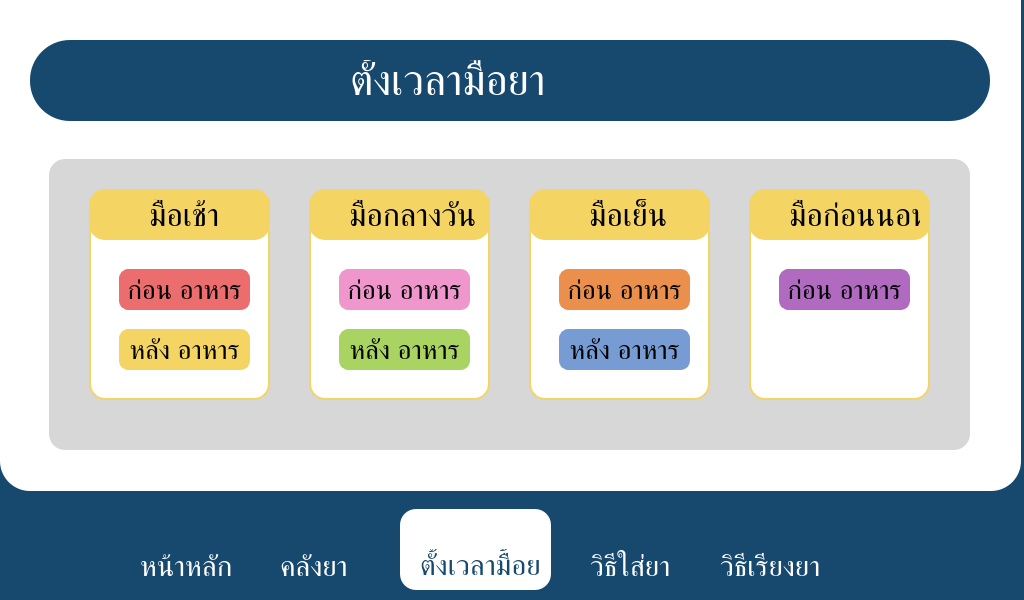
<?xml version="1.0" encoding="UTF-8"?>
<ui version="4.0">
 <class>select_time</class>
 <widget class="QMainWindow" name="select_time">
  <property name="geometry">
   <rect>
    <x>0</x>
    <y>0</y>
    <width>1024</width>
    <height>600</height>
   </rect>
  </property>
  <property name="windowTitle">
   <string>ตั้งเวลามื้อยา</string>
  </property>
  <property name="styleSheet">
   <string notr="true">background-color: rgb(23, 73, 110);</string>
  </property>
  <widget class="QWidget" name="centralwidget">
   <widget class="QFrame" name="frame">
    <property name="geometry">
     <rect>
      <x>0</x>
      <y>-60</y>
      <width>1021</width>
      <height>551</height>
     </rect>
    </property>
    <property name="styleSheet">
     <string notr="true">
border-radius: 30px;
background-color: rgb(255, 255, 255);</string>
    </property>
    <property name="frameShape">
     <enum>QFrame::StyledPanel</enum>
    </property>
    <property name="frameShadow">
     <enum>QFrame::Raised</enum>
    </property>
    <widget class="QFrame" name="frame_2">
     <property name="geometry">
      <rect>
       <x>30</x>
       <y>100</y>
       <width>960</width>
       <height>81</height>
      </rect>
     </property>
     <property name="styleSheet">
      <string notr="true">
border-radius: 40px;
background-color: rgb(23, 73, 110);</string>
     </property>
     <property name="frameShape">
      <enum>QFrame::StyledPanel</enum>
     </property>
     <property name="frameShadow">
      <enum>QFrame::Raised</enum>
     </property>
     <widget class="QLabel" name="label">
      <property name="geometry">
       <rect>
        <x>320</x>
        <y>20</y>
        <width>201</width>
        <height>41</height>
       </rect>
      </property>
      <property name="font">
       <font>
        <pointsize>32</pointsize>
       </font>
      </property>
      <property name="styleSheet">
       <string notr="true">color: rgb(255, 255, 255);</string>
      </property>
      <property name="text">
       <string>ตั้งเวลามื้อยา</string>
      </property>
     </widget>
    </widget>
    <widget class="QFrame" name="frame_3">
     <property name="geometry">
      <rect>
       <x>49</x>
       <y>219</y>
       <width>921</width>
       <height>291</height>
      </rect>
     </property>
     <property name="styleSheet">
      <string notr="true">
border-radius: 16px;
background-color: rgb(215, 215, 215);</string>
     </property>
     <property name="frameShape">
      <enum>QFrame::StyledPanel</enum>
     </property>
     <property name="frameShadow">
      <enum>QFrame::Raised</enum>
     </property>
     <widget class="QFrame" name="frame_4">
      <property name="geometry">
       <rect>
        <x>40</x>
        <y>60</y>
        <width>181</width>
        <height>181</height>
       </rect>
      </property>
      <property name="styleSheet">
       <string notr="true">border: 2px solid rgb(244, 212, 99);
border-radius: 16px;
background-color: rgb(255, 255, 255);</string>
      </property>
      <property name="frameShape">
       <enum>QFrame::StyledPanel</enum>
      </property>
      <property name="frameShadow">
       <enum>QFrame::Raised</enum>
      </property>
      <widget class="QPushButton" name="bb_pushButton">
       <property name="geometry">
        <rect>
         <x>30</x>
         <y>50</y>
         <width>131</width>
         <height>41</height>
        </rect>
       </property>
       <property name="font">
        <font>
         <pointsize>20</pointsize>
        </font>
       </property>
       <property name="styleSheet">
        <string notr="true">border: 1px solid rgb(235, 109, 109);
border-radius: 9px;
background-color: rgb(235, 109, 109);
</string>
       </property>
       <property name="text">
        <string>ก่อน อาหาร</string>
       </property>
      </widget>
      <widget class="QPushButton" name="ab_pushButton">
       <property name="geometry">
        <rect>
         <x>30</x>
         <y>110</y>
         <width>131</width>
         <height>41</height>
        </rect>
       </property>
       <property name="font">
        <font>
         <pointsize>20</pointsize>
        </font>
       </property>
       <property name="styleSheet">
        <string notr="true">border: 1px solid rgb(244, 212, 99);
border-radius: 9px;
background-color: rgb(244, 212, 99);</string>
       </property>
       <property name="text">
        <string>หลัง อาหาร</string>
       </property>
      </widget>
     </widget>
     <widget class="QFrame" name="frame_5">
      <property name="geometry">
       <rect>
        <x>40</x>
        <y>30</y>
        <width>181</width>
        <height>51</height>
       </rect>
      </property>
      <property name="styleSheet">
       <string notr="true">
border-radius: 16px;
background-color: rgb(244, 212, 99);</string>
      </property>
      <property name="frameShape">
       <enum>QFrame::StyledPanel</enum>
      </property>
      <property name="frameShadow">
       <enum>QFrame::Raised</enum>
      </property>
      <widget class="QLabel" name="label_2">
       <property name="geometry">
        <rect>
         <x>60</x>
         <y>10</y>
         <width>91</width>
         <height>31</height>
        </rect>
       </property>
       <property name="font">
        <font>
         <pointsize>24</pointsize>
        </font>
       </property>
       <property name="text">
        <string>มื้อเช้า</string>
       </property>
      </widget>
     </widget>
     <widget class="QFrame" name="frame_6">
      <property name="geometry">
       <rect>
        <x>260</x>
        <y>60</y>
        <width>181</width>
        <height>181</height>
       </rect>
      </property>
      <property name="styleSheet">
       <string notr="true">border: 2px solid rgb(244, 212, 99);
border-radius: 16px;
background-color: rgb(255, 255, 255);</string>
      </property>
      <property name="frameShape">
       <enum>QFrame::StyledPanel</enum>
      </property>
      <property name="frameShadow">
       <enum>QFrame::Raised</enum>
      </property>
      <widget class="QPushButton" name="bl_pushButton">
       <property name="geometry">
        <rect>
         <x>30</x>
         <y>50</y>
         <width>131</width>
         <height>41</height>
        </rect>
       </property>
       <property name="font">
        <font>
         <pointsize>20</pointsize>
        </font>
       </property>
       <property name="styleSheet">
        <string notr="true">border: 1px solid rgb(239, 151, 204);
border-radius: 9px;
background-color: rgb(239, 151, 204);</string>
       </property>
       <property name="text">
        <string>ก่อน อาหาร</string>
       </property>
      </widget>
      <widget class="QPushButton" name="al_pushButton">
       <property name="geometry">
        <rect>
         <x>30</x>
         <y>110</y>
         <width>131</width>
         <height>41</height>
        </rect>
       </property>
       <property name="font">
        <font>
         <pointsize>20</pointsize>
        </font>
       </property>
       <property name="styleSheet">
        <string notr="true">border: 1px solid rgb(169, 212, 98);
border-radius: 9px;
background-color: rgb(169, 212, 98);</string>
       </property>
       <property name="text">
        <string>หลัง อาหาร</string>
       </property>
      </widget>
     </widget>
     <widget class="QFrame" name="frame_7">
      <property name="geometry">
       <rect>
        <x>260</x>
        <y>30</y>
        <width>181</width>
        <height>51</height>
       </rect>
      </property>
      <property name="styleSheet">
       <string notr="true">
border-radius: 16px;
background-color: rgb(244, 212, 99);</string>
      </property>
      <property name="frameShape">
       <enum>QFrame::StyledPanel</enum>
      </property>
      <property name="frameShadow">
       <enum>QFrame::Raised</enum>
      </property>
      <widget class="QLabel" name="label_4">
       <property name="geometry">
        <rect>
         <x>40</x>
         <y>10</y>
         <width>141</width>
         <height>31</height>
        </rect>
       </property>
       <property name="font">
        <font>
         <pointsize>24</pointsize>
        </font>
       </property>
       <property name="text">
        <string>มื้อกลางวัน</string>
       </property>
      </widget>
     </widget>
     <widget class="QFrame" name="frame_8">
      <property name="geometry">
       <rect>
        <x>480</x>
        <y>60</y>
        <width>181</width>
        <height>181</height>
       </rect>
      </property>
      <property name="styleSheet">
       <string notr="true">border: 2px solid rgb(244, 212, 99);
border-radius: 16px;
background-color: rgb(255, 255, 255);</string>
      </property>
      <property name="frameShape">
       <enum>QFrame::StyledPanel</enum>
      </property>
      <property name="frameShadow">
       <enum>QFrame::Raised</enum>
      </property>
      <widget class="QPushButton" name="bd_pushButton">
       <property name="geometry">
        <rect>
         <x>30</x>
         <y>50</y>
         <width>131</width>
         <height>41</height>
        </rect>
       </property>
       <property name="font">
        <font>
         <pointsize>20</pointsize>
        </font>
       </property>
       <property name="styleSheet">
        <string notr="true">border: 1px solid rgb(235, 143, 76);
background-color: rgb(235, 143, 76);
border-radius: 9px;

</string>
       </property>
       <property name="text">
        <string>ก่อน อาหาร</string>
       </property>
      </widget>
      <widget class="QPushButton" name="ad_pushButton">
       <property name="geometry">
        <rect>
         <x>30</x>
         <y>110</y>
         <width>131</width>
         <height>41</height>
        </rect>
       </property>
       <property name="font">
        <font>
         <pointsize>20</pointsize>
        </font>
       </property>
       <property name="styleSheet">
        <string notr="true">border: 1px solid rgb(119, 156, 212);
background-color: rgb(119, 156, 212);
border-radius: 9px;
</string>
       </property>
       <property name="text">
        <string>หลัง อาหาร</string>
       </property>
      </widget>
     </widget>
     <widget class="QFrame" name="frame_9">
      <property name="geometry">
       <rect>
        <x>480</x>
        <y>30</y>
        <width>181</width>
        <height>51</height>
       </rect>
      </property>
      <property name="styleSheet">
       <string notr="true">
border-radius: 16px;
background-color: rgb(244, 212, 99);</string>
      </property>
      <property name="frameShape">
       <enum>QFrame::StyledPanel</enum>
      </property>
      <property name="frameShadow">
       <enum>QFrame::Raised</enum>
      </property>
      <widget class="QLabel" name="label_5">
       <property name="geometry">
        <rect>
         <x>60</x>
         <y>10</y>
         <width>91</width>
         <height>31</height>
        </rect>
       </property>
       <property name="font">
        <font>
         <pointsize>24</pointsize>
        </font>
       </property>
       <property name="text">
        <string>มื้อเย็น</string>
       </property>
      </widget>
     </widget>
     <widget class="QFrame" name="frame_10">
      <property name="geometry">
       <rect>
        <x>700</x>
        <y>60</y>
        <width>181</width>
        <height>181</height>
       </rect>
      </property>
      <property name="styleSheet">
       <string notr="true">border: 2px solid rgb(244, 212, 99);
border-radius: 16px;
background-color: rgb(255, 255, 255);</string>
      </property>
      <property name="frameShape">
       <enum>QFrame::StyledPanel</enum>
      </property>
      <property name="frameShadow">
       <enum>QFrame::Raised</enum>
      </property>
      <widget class="QPushButton" name="bbed_pushButton">
       <property name="geometry">
        <rect>
         <x>30</x>
         <y>50</y>
         <width>131</width>
         <height>41</height>
        </rect>
       </property>
       <property name="font">
        <font>
         <pointsize>20</pointsize>
        </font>
       </property>
       <property name="styleSheet">
        <string notr="true">border: 1px solid rgb(176, 107, 193);
border-radius: 9px;
background-color: rgb(176, 107, 193);
</string>
       </property>
       <property name="text">
        <string>ก่อน อาหาร</string>
       </property>
      </widget>
     </widget>
     <widget class="QFrame" name="frame_11">
      <property name="geometry">
       <rect>
        <x>700</x>
        <y>30</y>
        <width>181</width>
        <height>51</height>
       </rect>
      </property>
      <property name="styleSheet">
       <string notr="true">
border-radius: 16px;
background-color: rgb(244, 212, 99);</string>
      </property>
      <property name="frameShape">
       <enum>QFrame::StyledPanel</enum>
      </property>
      <property name="frameShadow">
       <enum>QFrame::Raised</enum>
      </property>
      <widget class="QLabel" name="label_6">
       <property name="geometry">
        <rect>
         <x>40</x>
         <y>10</y>
         <width>131</width>
         <height>31</height>
        </rect>
       </property>
       <property name="font">
        <font>
         <pointsize>24</pointsize>
        </font>
       </property>
       <property name="text">
        <string>มื้อก่อนนอน</string>
       </property>
      </widget>
     </widget>
    </widget>
   </widget>
   <widget class="QLabel" name="home_label">
    <property name="geometry">
     <rect>
      <x>140</x>
      <y>550</y>
      <width>91</width>
      <height>31</height>
     </rect>
    </property>
    <property name="font">
     <font>
      <pointsize>22</pointsize>
     </font>
    </property>
    <property name="styleSheet">
     <string notr="true">color: rgb(255, 255, 255);</string>
    </property>
    <property name="text">
     <string>หน้าหลัก</string>
    </property>
   </widget>
   <widget class="QLabel" name="druglist_label">
    <property name="geometry">
     <rect>
      <x>280</x>
      <y>550</y>
      <width>91</width>
      <height>31</height>
     </rect>
    </property>
    <property name="font">
     <font>
      <pointsize>22</pointsize>
     </font>
    </property>
    <property name="styleSheet">
     <string notr="true">color: rgb(255, 255, 255);</string>
    </property>
    <property name="text">
     <string>คลังยา</string>
    </property>
   </widget>
   <widget class="QLabel" name="pack_label">
    <property name="geometry">
     <rect>
      <x>590</x>
      <y>550</y>
      <width>91</width>
      <height>31</height>
     </rect>
    </property>
    <property name="font">
     <font>
      <pointsize>22</pointsize>
     </font>
    </property>
    <property name="styleSheet">
     <string notr="true">color: rgb(255, 255, 255);</string>
    </property>
    <property name="text">
     <string>วิธีใส่ยา</string>
    </property>
   </widget>
   <widget class="QLabel" name="sort_label">
    <property name="geometry">
     <rect>
      <x>720</x>
      <y>550</y>
      <width>131</width>
      <height>31</height>
     </rect>
    </property>
    <property name="font">
     <font>
      <pointsize>22</pointsize>
     </font>
    </property>
    <property name="styleSheet">
     <string notr="true">color: rgb(255, 255, 255);</string>
    </property>
    <property name="text">
     <string>วิธีเรียงยา</string>
    </property>
   </widget>
   <widget class="QFrame" name="frame_12">
    <property name="geometry">
     <rect>
      <x>400</x>
      <y>509</y>
      <width>151</width>
      <height>81</height>
     </rect>
    </property>
    <property name="styleSheet">
     <string notr="true">
border-radius: 16px;
background-color: rgb(255, 255, 255);</string>
    </property>
    <property name="frameShape">
     <enum>QFrame::StyledPanel</enum>
    </property>
    <property name="frameShadow">
     <enum>QFrame::Raised</enum>
    </property>
    <widget class="QLabel" name="time_label">
     <property name="geometry">
      <rect>
       <x>20</x>
       <y>40</y>
       <width>121</width>
       <height>31</height>
      </rect>
     </property>
     <property name="font">
      <font>
       <pointsize>22</pointsize>
      </font>
     </property>
     <property name="styleSheet">
      <string notr="true">color: rgb(23, 73, 110);</string>
     </property>
     <property name="text">
      <string>ตั้งเวลามื้อยา</string>
     </property>
    </widget>
   </widget>
  </widget>
 </widget>
 <resources>
  <include location="../Resources/resources.qrc"/>
  <include location="../../../../../../Program Files (x86)/Resources/resources.qrc"/>
 </resources>
 <connections/>
</ui>
